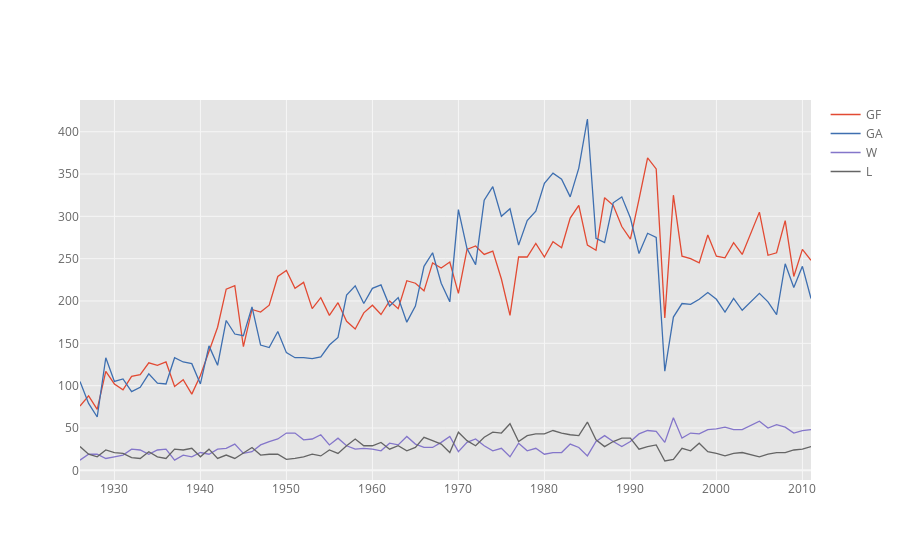

Here is the notebook cell this chart was saved with:
### Code cell
df2[['GF','GA', 'W', 'L', 'year']].iplot(kind='scatter', x='year')
